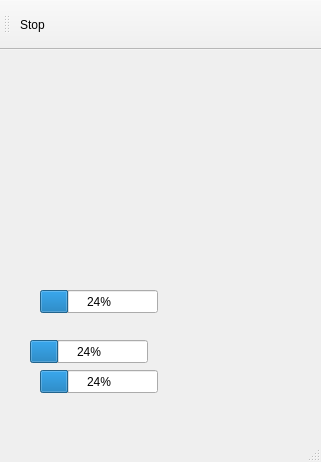
<?xml version="1.0" encoding="UTF-8"?>
<ui version="4.0">
 <class>MainWindow</class>
 <widget class="QMainWindow" name="MainWindow">
  <property name="geometry">
   <rect>
    <x>0</x>
    <y>0</y>
    <width>321</width>
    <height>462</height>
   </rect>
  </property>
  <property name="windowTitle">
   <string>VirtualPet</string>
  </property>
  <widget class="QWidget" name="centralwidget">
   <widget class="QProgressBar" name="progressBar">
    <property name="geometry">
     <rect>
      <x>40</x>
      <y>240</y>
      <width>118</width>
      <height>23</height>
     </rect>
    </property>
    <property name="value">
     <number>24</number>
    </property>
   </widget>
   <widget class="QProgressBar" name="progressBar_2">
    <property name="geometry">
     <rect>
      <x>30</x>
      <y>290</y>
      <width>118</width>
      <height>23</height>
     </rect>
    </property>
    <property name="value">
     <number>24</number>
    </property>
   </widget>
   <widget class="QProgressBar" name="progressBar_3">
    <property name="geometry">
     <rect>
      <x>40</x>
      <y>320</y>
      <width>118</width>
      <height>23</height>
     </rect>
    </property>
    <property name="value">
     <number>24</number>
    </property>
   </widget>
  </widget>
  <widget class="QMenuBar" name="menubar">
   <property name="geometry">
    <rect>
     <x>0</x>
     <y>0</y>
     <width>321</width>
     <height>23</height>
    </rect>
   </property>
  </widget>
  <widget class="QStatusBar" name="statusbar"/>
  <widget class="QToolBar" name="toolBar">
   <property name="minimumSize">
    <size>
     <width>100</width>
     <height>50</height>
    </size>
   </property>
   <property name="windowTitle">
    <string>toolBar</string>
   </property>
   <attribute name="toolBarArea">
    <enum>TopToolBarArea</enum>
   </attribute>
   <attribute name="toolBarBreak">
    <bool>false</bool>
   </attribute>
   <addaction name="actionStop"/>
  </widget>
  <action name="actionStop">
   <property name="icon">
    <iconset>
     <normaloff>D:/Hello World/examples/VirtualPet/stopbutton.gif</normaloff>D:/Hello World/examples/VirtualPet/stopbutton.gif</iconset>
   </property>
   <property name="text">
    <string>Stop</string>
   </property>
  </action>
 </widget>
 <resources/>
 <connections/>
</ui>
